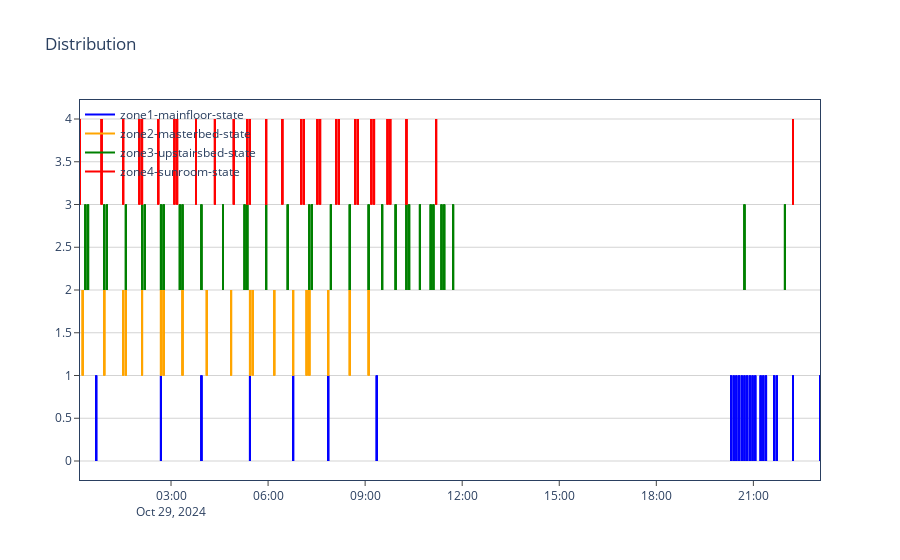

Notebook cell for this chart:
### Code cell
# --------------------------------------
# PLOT 3
# --------------------------------------

fig = go.Figure()
fig.update_xaxes(showgrid=False)

fig.update_layout(title='Distribution',
                plot_bgcolor='rgba(0,0,0,0)',
                paper_bgcolor='rgba(0,0,0,0)')

# Zone heat calls
num_zones = len(zones.keys())
if 'zone_heat_calls' in selected_plot_keys:

    y_labels = []

    for zone in zones:
        for key in [x for x in zones[zone] if 'state' in x]:

            y_labels.append(key)
    
            for i in range(len(channels[key]['values'])):
                if channels[key]['values'][i] == 1:
                    y_start = int(key[4]) - 1
                    y_end = int(key[4])
                    x_value = channels[key]['times'][i]

                    zone_colors = ['blue', 'orange', 'green', 'red']
                    zone_color = zone_colors[y_start]

                    fig.add_trace(go.Scatter(
                        x=[x_value, x_value],
                        y=[y_start, y_end],
                        mode='lines',
                        line=dict(color=zone_color, width=2),
                        showlegend=False,
                    ))
            
            fig.add_trace(go.Scatter(
                x=[None], y=[None],  # No actual data
                mode='lines',
                line=dict(color=zone_color, width=2),
                name=key  # Legend entry name
            ))

            # fig.add_annotation(
            #     x=min(channels[key]['times']),
            #     y=y_end - 0.5,
            #     text=key,
            #     showarrow=False,
            #     font=dict(color=zone_color)  # Use the same color for the text
            # )

# fig.update_yaxes(
#     tickvals=[i+0.5 for i in range(len(y_labels))],  # Tick positions
#     ticktext=list(y_labels),  # Labels
# )

fig.update_layout(yaxis=dict(zeroline=False))
fig.update_yaxes(showgrid=True, gridwidth=1, gridcolor='LightGray')

fig.update_layout(
    xaxis=dict(
        range=[x_min, x_max],
        mirror=True,
        ticks='outside',
        showline=True,
        linecolor='rgb(42,63,96)',
        ),
    yaxis=dict(
        mirror=True,
        ticks='outside',
        showline=True,
        linecolor='rgb(42,63,96)',
        ),
    yaxis2=dict(
        mirror=True,
        ticks='outside',
        showline=True,
        linecolor='rgb(42,63,96)',
        ),
    legend=dict(
        x=0,
        y=1,
        xanchor='left',
        yanchor='top',
    )
)

fig.show()
fig.write_html('heatcalls.html')
